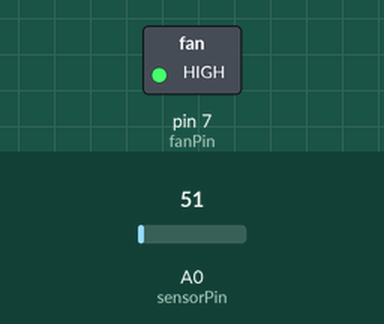
Simulated run of this sketch. Board: Arduino Uno, built with avr-gcc and run on an emulated ATmega328P. Shown: switched loads named in the sketch (green lamp = pin HIGH). The inputs (shaded band) are chosen by the test bench; at power-on: A0 (sensorPin) = 51. What the sketch prints to the serial monitor is not drawn.

Above: at 1.2 s.
1.3 s: A0 (sensorPin) set to 47
At 2.5 s:
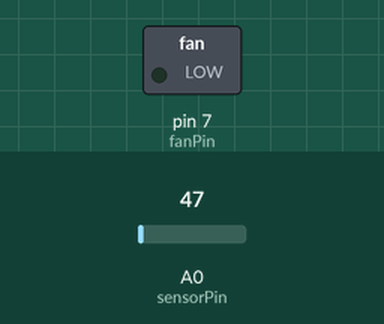
2.8 s: A0 (sensorPin) set to 61
At 3.7 s:
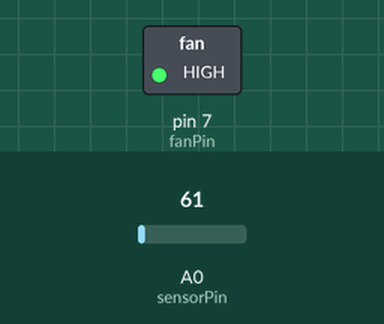
4.8 s: A0 (sensorPin) set to 30
At 5.1 s:
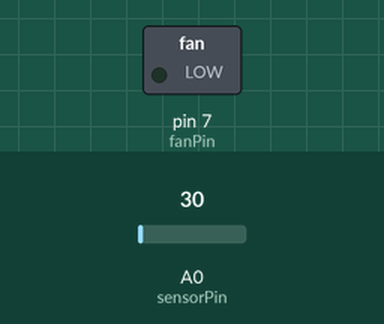
Timing chart, 0 to 7.8 s (numbered marks = the images above; inputs shaded):
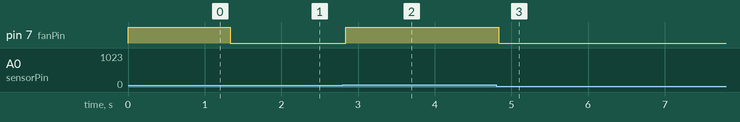

The sketch:

lm35.ino
```cpp
/* lm35 part*/

float temp ;
char sensorPin =A0;
char fanPin=7;
void setup() {
  // put your setup code here, to run once:
  pinMode(fanPin , OUTPUT);
  Serial.begin(9600);

}

void loop() {
  // put your main code here, to run repeatedly:
   temp = analogRead(sensorPin);  //Read Temperature
  temp = (temp * 4.88); // Convert adc value to equivalent voltage
  temp = (temp/10); // LM35 gives output of 10mv/°C
  Serial.print("Temperature = ");
  Serial.print(temp);
  if(temp>24){
     digitalWrite(fanPin ,HIGH);
  }
  else{
    digitalWrite(fanPin,LOW);
  }


}
```

Measured:
- the behaviour switches between 50 and 49 on A0 (sensorPin) (found by bisection; images 0 and 1)
- after the input at 1.3 s, pin 7 (fanPin): HIGH → LOW at once
- after the input at 2.8 s, pin 7 (fanPin): LOW → HIGH at once
- after the input at 4.8 s, pin 7 (fanPin): HIGH → LOW at once
